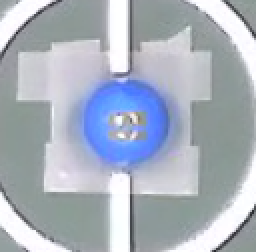
#> input picture videos/test_img.png, 128 x 126 px (shown 2 times larger)
$ python find_color_test.py
#> lines starting #> are read from the running program, lines starting #| are printed output that depends on the picture; after the words box and inside, x2 and y2 are one past the last pixel; in counts of white or black regions, pixels touching at a corner belong together
import cv2
import numpy as np
import matplotlib.pyplot as plt

img_name = 'videos/test_img.png'

# Read image
img = cv2.imread(img_name, cv2.IMREAD_ANYCOLOR)
#> img is the input picture: shape (126, 128, 3); mean B, G, R 189.4, 177.2, 168.9
plt.imshow(img)
plt.show()

# Blur image
img_blur = cv2.GaussianBlur(img, (3,3), sigmaX=0, sigmaY=0)
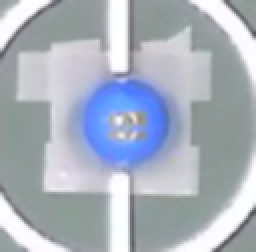
#> img_blur: shape (126, 128, 3) (shown 2 times larger); mean B, G, R 189.4, 177.2, 168.9
plt.imshow(img_blur, cmap='gray')
plt.show()

# Apply Canny filter
edges = cv2.Canny(image=img_blur, threshold1=100, threshold2=200)
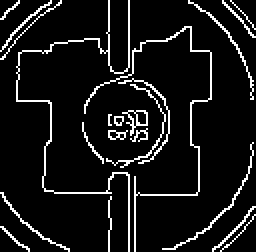
#> edges: shape (126, 128) (shown 2 times larger); 8.6% white in thin lines or dots
plt.imshow(edges, cmap='gray')
plt.show()

# Blur the edge image
edges_blur = cv2.GaussianBlur(edges, (3,3), sigmaX=10, sigmaY=10)
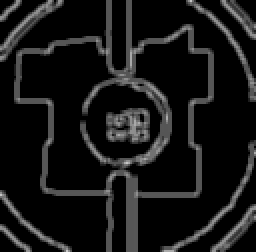
#> edges_blur: shape (126, 128) (shown 2 times larger); min 0, max 198, mean 22.3
plt.imshow(edges_blur, cmap='gray')
plt.show()

# Apply Hough circles on the blurred image.
detected_circles = cv2.HoughCircles(edges_blur,
                   cv2.HOUGH_GRADIENT, 1, 20, param1 = 50,
               param2 = 30, minRadius = 1, maxRadius = 40)
#> detected_circles = [[63.5, 59.5, 21.3]]

center = 0
radius = 0
if detected_circles is None:
    print("Error")
else:
    detected_circles = np.uint16(np.around(detected_circles))
#> detected_circles = [[64, 60, 21]]
    for circle in detected_circles[0,:]:
        a, b, r = circle[0], circle[1], circle[2]
        if r > 15 and r < 25:
            center = [a,b]
            radius = r
#> this loop made 1 pass
#> (a, b, r, radius) on pass 1: (64, 60, 21, 21)

print('Center of circle: ', center)
#| Center of circle:  [64, 60]
print('Radius of circle: ', radius)
#| Radius of circle:  21
cv2.circle(img, center, radius, (255,0,0), 1)
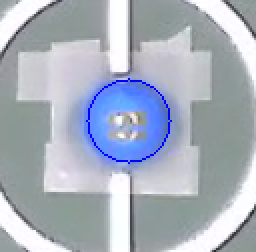
#> img: shape (126, 128, 3) (shown 2 times larger); 0.72% of pixels changed, all inside (x1, y1, x2, y2) = (43, 39, 86, 82)

plt.imshow(img)
plt.show()
